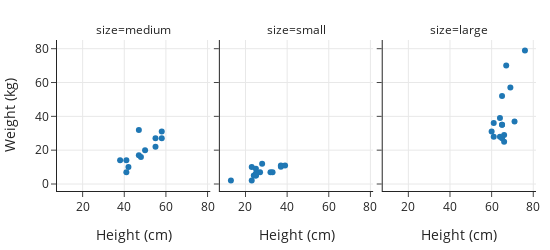

Write notebook code for a chart like this one.
### Markdown cell above
We often need to change a figure's layout.
For instance, we might want to adjust the figure's margins or cthe axis range.
To do this, we can use the `Figure.update_layout()` method.
In the facet scatterplot that we made, the title is cut off because
the plot doesn't have large enough margins. We can correct this with `Figure.update_layout()`:

### Code cell
fig = px.scatter(dogs, x='height', y='weight',
                 facet_col='size',
                 labels=dict(height="Height (cm)", weight="Weight (kg)"),
                 width=550, height=250)

fig.update_layout(margin=dict(t=40))
fig

### Figure 1 — Plotly figure (JSON) as saved in the notebook; plotly's stock layout.template omitted (floating-point values rounded to 4 significant figures)
{"data": [{"hovertemplate": "size=medium<br>Height (cm)=%{x}<br>Weight (kg)=%{y}<extra></extra>", "legendgroup": "", "marker": {"color": "#1F77B4", "symbol": "circle"}, "mode": "markers", "name": "", "orientation": "v", "showlegend": false, "type": "scatter", "x": [48, 41, 55, 50, 58, 58, 41, 42, 38, 47, 47, 55], "xaxis": "x", "y": [16, 14, 22, 20, 31, 27, 7, 10, 14, 32, 17, 27], "yaxis": "y"}, {"hovertemplate": "size=small<br>Height (cm)=%{x}<br>Weight (kg)=%{y}<extra></extra>", "legendgroup": "", "marker": {"color": "#1F77B4", "symbol": "circle"}, "mode": "markers", "name": "", "orientation": "v", "showlegend": false, "type": "scatter", "x": [25, 37, 37, 27, 33, 13, 25, 23, 25, 39, 24, 25, 32, 28, 23, 25], "xaxis": "x2", "y": [6, 11, 10.15, 7, 7, 2, 5, 2, 6, 11, 5, 5, 7, 12, 10, 9], "yaxis": "y2"}, {"hovertemplate": "size=large<br>Height (cm)=%{x}<br>Weight (kg)=%{y}<extra></extra>", "legendgroup": "", "marker": {"color": "#1F77B4", "symbol": "circle"}, "mode": "markers", "name": "", "orientation": "v", "showlegend": false, "type": "scatter", "x": [61, 65, 66, 60, 64, 65, 66, 69, 65, 71, 61, 64, 65, 76, 67], "xaxis": "x3", "y": [28, 27, 29, 31, 28, 35, 25, 57, 35, 37, 36, 39, 52, 79, 70], "yaxis": "y3"}], "layout": {"annotations": [{"font": {}, "showarrow": false, "text": "size=medium", "x": 0.16, "xanchor": "center", "xref": "paper", "y": 1, "yanchor": "bottom", "yref": "paper"}, {"font": {}, "showarrow": false, "text": "size=small", "x": 0.5, "xanchor": "center", "xref": "paper", "y": 1, "yanchor": "bottom", "yref": "paper"}, {"font": {}, "showarrow": false, "text": "size=large", "x": 0.84, "xanchor": "center", "xref": "paper", "y": 1, "yanchor": "bottom", "yref": "paper"}], "height": 250, "legend": {"tracegroupgap": 0}, "margin": {"t": 40}, "width": 550, "xaxis": {"anchor": "y", "autorange": true, "domain": [0, 0.32], "range": [7.488, 81.51], "title": {"text": "Height (cm)"}, "type": "linear"}, "xaxis2": {"anchor": "y2", "autorange": true, "domain": [0.34, 0.66], "matches": "x", "range": [7.488, 81.51], "title": {"text": "Height (cm)"}, "type": "linear"}, "xaxis3": {"anchor": "y3", "autorange": true, "domain": [0.68, 1.0], "matches": "x", "range": [7.488, 81.51], "title": {"text": "Height (cm)"}, "type": "linear"}, "yaxis": {"anchor": "x", "autorange": true, "domain": [0, 1], "range": [-4.776, 85.78], "title": {"text": "Weight (kg)"}, "type": "linear"}, "yaxis2": {"anchor": "x2", "autorange": true, "domain": [0, 1], "matches": "y", "range": [-4.776, 85.78], "showticklabels": false, "type": "linear"}, "yaxis3": {"anchor": "x3", "autorange": true, "domain": [0, 1], "matches": "y", "range": [-4.776, 85.78], "showticklabels": false, "type": "linear"}}}
